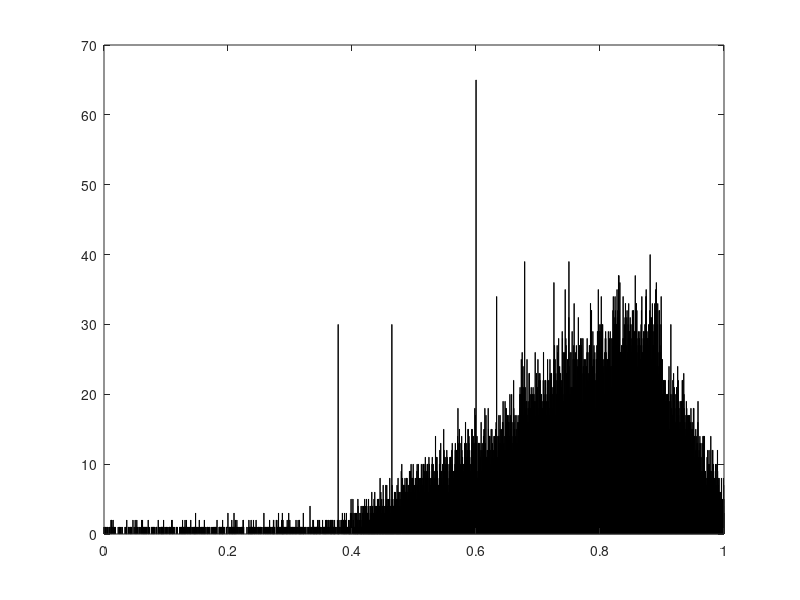

This chart was generated by the following MATLAB code: (Note: this script raises an error after producing the figure.)
n = 29;
ntotal = 29;
n_entries = 455127; %0-55
% n_entries = 316252; %0-50
CCPmat = zeros(n_entries,4);
Rsq_vec = zeros(n_entries,1);
nanvec = zeros(n_entries,1);
counter = 1;
X = 1 : 4;

hwait = waitbar(0);

tic
for i1 = 0 : n
    waitbar(counter/n_entries);
    for i2 = 0 : (n - i1)
        for i3 = 0 : (n - i1 - i2)
            for i4 = 0 : (n - i1 - i2 - i3)
                tempvec = [i1 i2 i3 i4];
                CCPmat(counter,:) = cumsum(tempvec);
                B2 = -log(1-CCPmat(counter,:)/ntotal);
                
                X_f = find(~(CCPmat(counter,:) == ntotal));
                B_f = B2(~(CCPmat(counter,:) == ntotal));
                              
                slope = X_f'\B_f';
                Bcalc = X_f * slope;
                Rsq_vec(counter) = 1 - sum((B_f - Bcalc).^2)/sum((B_f - mean(B_f)).^2);

                counter = counter + 1;
            end
        end
    end
end
t_run = toc
samplepersec= 1/(t_run/counter);
Rsq_vec = Rsq_vec(1:counter);

close(hwait)
%%
threshold = 0.943905595





sum(Rsq_vec > threshold)/445112


%%
Rsq_vec(isinf(Rsq_vec)) = NaN;
%%
hist(Rsq_vec,10000);

%%
Rsq_vec_01 = Rsq_vec(Rsq_vec>=0);
hist(Rsq_vec_01,5000)

%%
n_entries = size(CCPmat50,1);
Rsq_vec50 = zeros(n_entries,1);
X = 1 : 4;

for i = 1: n_entries
    B2 = -log(1-CCPmat50(i,:)/ntotal);
    slope = X'\B2';
    Bcalc = X * slope;
    Rsq_vec50(i) = 1 - sum((B2 - Bcalc).^2)/sum((B2 - mean(B2)).^2);
end
%%
Rsq_vec50_01 = Rsq_vec50(Rsq_vec50>=0);
hist(Rsq_vec50_01,200)
